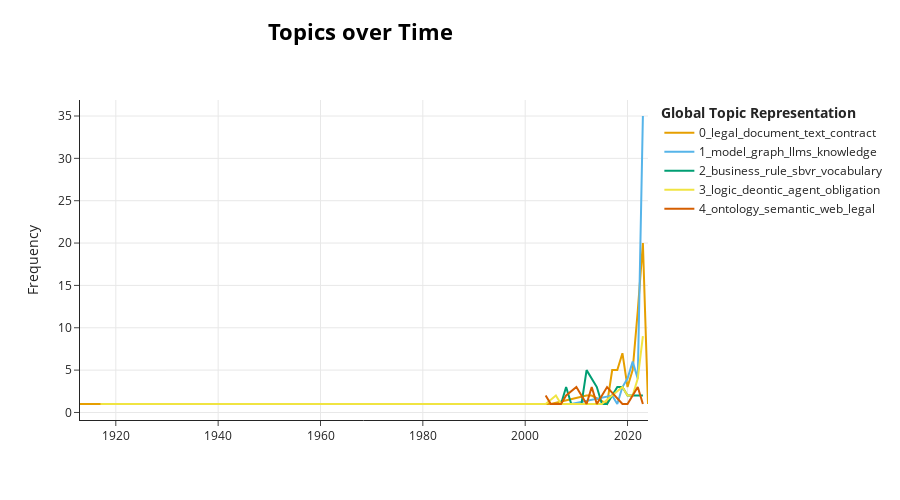

The code cell stored with this chart in its notebook:
### Code cell
topic_model.visualize_topics_over_time(topics_over_time, top_n_topics=20, width=900, height=500)

### Figure 1 — Plotly figure (JSON) as saved in the notebook; plotly's stock layout.template omitted (floating-point values rounded to 4 significant figures)
{"data": [{"hoverinfo": "text", "hovertext": ["<b>Topic 0</b><br>Words: printed, legal, document, text, contract", "<b>Topic 0</b><br>Words: source, parser, format, legal, network", "<b>Topic 0</b><br>Words: service, contract, text, definition, legal", "<b>Topic 0</b><br>Words: argument, ar, legal, information, 2013", "<b>Topic 0</b><br>Words: extraction, legal, text, approach, natural", "<b>Topic 0</b><br>Words: legal, document, license, text, cross", "<b>Topic 0</b><br>Words: legal, metadata, court, the, document", "<b>Topic 0</b><br>Words: legal, text, learning, document, deep", "<b>Topic 0</b><br>Words: legal, dl, ai, in, year", "<b>Topic 0</b><br>Words: legal, requirement, metadata, temporal, text", "<b>Topic 0</b><br>Words: legal, document, contract, extraction, method", "<b>Topic 0</b><br>Words: legal, contract, document, language, law", "<b>Topic 0</b><br>Words: machine, under, learning, utilization, growing"], "marker": {"color": "#E69F00"}, "mode": "lines", "name": "0_legal_document_text_contract", "type": "scatter", "x": ["1913-01-01T00:00:00", "2005-01-01T00:00:00", "2012-01-01T00:00:00", "2013-01-01T00:00:00", "2016-01-01T00:00:00", "2017-01-01T00:00:00", "2018-01-01T00:00:00", "2019-01-01T00:00:00", "2020-01-01T00:00:00", "2021-01-01T00:00:00", "2022-01-01T00:00:00", "2023-01-01T00:00:00", "2024-01-01T00:00:00"], "y": [1, 1, 2, 2, 1, 5, 5, 7, 3, 5, 12, 20, 1]}, {"hoverinfo": "text", "hovertext": ["<b>Topic 1</b><br>Words: question, regulation, article, retrieval, graph", "<b>Topic 1</b><br>Words: knowledge, hierarchy, network, graph, visualization", "<b>Topic 1</b><br>Words: constraint, embedding, triple, space, representation", "<b>Topic 1</b><br>Words: model, graph, task, triple, bert", "<b>Topic 1</b><br>Words: task, model, knowledge, longformer, pre", "<b>Topic 1</b><br>Words: model, domain, bert, task, knowledge", "<b>Topic 1</b><br>Words: generalisation, instructor, model, graph, instruction", "<b>Topic 1</b><br>Words: graph, llms, model, knowledge, task"], "marker": {"color": "#56B4E9"}, "mode": "lines", "name": "1_model_graph_llms_knowledge", "type": "scatter", "x": ["2009-01-01T00:00:00", "2017-01-01T00:00:00", "2018-01-01T00:00:00", "2019-01-01T00:00:00", "2020-01-01T00:00:00", "2021-01-01T00:00:00", "2022-01-01T00:00:00", "2023-01-01T00:00:00"], "y": [1, 2, 1, 3, 4, 6, 4, 35]}, {"hoverinfo": "text", "hovertext": ["<b>Topic 2</b><br>Words: transformation, library, even, simple, support", "<b>Topic 2</b><br>Words: business, rule, vocabulary, sbvr, omg", "<b>Topic 2</b><br>Words: sbvr, rule, business, standard, this", "<b>Topic 2</b><br>Words: law, goal, strategic, business, requirement", "<b>Topic 2</b><br>Words: rule, sbvr, legislator, formulation, the", "<b>Topic 2</b><br>Words: delivering, assessment, technical, modeling, rule", "<b>Topic 2</b><br>Words: business, sbvr, rule, model, usage", "<b>Topic 2</b><br>Words: business, sbvr, rule, vocabulary, technical", "<b>Topic 2</b><br>Words: business, rule, vocabulary, sbvr, domain", "<b>Topic 2</b><br>Words: tool, gaiust, requirement, law, business", "<b>Topic 2</b><br>Words: sbvr, mapping, business, owl, provide", "<b>Topic 2</b><br>Words: business, rule, sbvr, model, set", "<b>Topic 2</b><br>Words: business, sbvr, rule, development, model", "<b>Topic 2</b><br>Words: business, sbvr, rule, br, rules", "<b>Topic 2</b><br>Words: business, sbvr, process, rule, model", "<b>Topic 2</b><br>Words: policy, uc, instantiation, gucon, usage"], "marker": {"color": "#009E73"}, "mode": "lines", "name": "2_business_rule_sbvr_vocabulary", "type": "scatter", "x": ["2006-01-01T00:00:00", "2007-01-01T00:00:00", "2008-01-01T00:00:00", "2009-01-01T00:00:00", "2010-01-01T00:00:00", "2011-01-01T00:00:00", "2012-01-01T00:00:00", "2013-01-01T00:00:00", "2014-01-01T00:00:00", "2015-01-01T00:00:00", "2016-01-01T00:00:00", "2018-01-01T00:00:00", "2019-01-01T00:00:00", "2020-01-01T00:00:00", "2022-01-01T00:00:00", "2023-01-01T00:00:00"], "y": [1, 1, 3, 1, 1, 1, 5, 4, 3, 1, 1, 3, 3, 2, 2, 2]}, {"hoverinfo": "text", "hovertext": ["<b>Topic 3</b><br>Words: contrasted, conceptions, jural, facts, convenient", "<b>Topic 3</b><br>Words: ordering, code, partial, derivative, imperfection", "<b>Topic 3</b><br>Words: logic, action, reduction, assertion, deontic", "<b>Topic 3</b><br>Words: logic, norm, classical, fundamental, law", "<b>Topic 3</b><br>Words: logic, fault, tolerant, completeness, several", "<b>Topic 3</b><br>Words: deontic, reasoning, obligatory, experiment, conditional", "<b>Topic 3</b><br>Words: temporal, logic, deontic, obligation, directed", "<b>Topic 3</b><br>Words: temporal, dimension, reasoning, defeasible, legal", "<b>Topic 3</b><br>Words: argument, may, reasoning, canon, attacked", "<b>Topic 3</b><br>Words: system, logic, logical, normative, stance", "<b>Topic 3</b><br>Words: obligation, logic, dau, autonomous, law", "<b>Topic 3</b><br>Words: logic, action, document, agent, pdl", "<b>Topic 3</b><br>Words: logic, obligation, agent, lattice, modal", "<b>Topic 3</b><br>Words: logic, ambiguity, agent, deontic, duty"], "marker": {"color": "#F0E442"}, "mode": "lines", "name": "3_logic_deontic_agent_obligation", "type": "scatter", "x": ["1917-01-01T00:00:00", "1981-01-01T00:00:00", "2004-01-01T00:00:00", "2006-01-01T00:00:00", "2007-01-01T00:00:00", "2008-01-01T00:00:00", "2009-01-01T00:00:00", "2011-01-01T00:00:00", "2015-01-01T00:00:00", "2019-01-01T00:00:00", "2020-01-01T00:00:00", "2021-01-01T00:00:00", "2022-01-01T00:00:00", "2023-01-01T00:00:00"], "y": [1, 1, 1, 2, 1, 1, 1, 1, 1, 3, 2, 2, 4, 9]}, {"hoverinfo": "text", "hovertext": ["<b>Topic 4</b><br>Words: ontology, core, lri, legal, concept", "<b>Topic 4</b><br>Words: ontology, legal, dolce, semantic, component", "<b>Topic 4</b><br>Words: preference, user, retrieval, context, ontology", "<b>Topic 4</b><br>Words: ontology, similarity, system, used, domain", "<b>Topic 4</b><br>Words: ontology, theory, query, named, word", "<b>Topic 4</b><br>Words: semantic, web, ir, ontology, search", "<b>Topic 4</b><br>Words: annotation, annotated, fuzzy, rdf, sparql", "<b>Topic 4</b><br>Words: ontology, fibo, semantic, data, legal", "<b>Topic 4</b><br>Words: text, represented, designed, search, data", "<b>Topic 4</b><br>Words: ontology, semantic, legal, document, web", "<b>Topic 4</b><br>Words: offense, vehicle, mvd, motor, srl", "<b>Topic 4</b><br>Words: ontology, side, usage, providing, standard", "<b>Topic 4</b><br>Words: ontology, concept, financial, semantic, relevant", "<b>Topic 4</b><br>Words: ontology, semantic, economics, finance, standard", "<b>Topic 4</b><br>Words: challenge, ontology, solution, work, adjacent"], "marker": {"color": "#D55E00"}, "mode": "lines", "name": "4_ontology_semantic_web_legal", "type": "scatter", "x": ["2004-01-01T00:00:00", "2005-01-01T00:00:00", "2007-01-01T00:00:00", "2008-01-01T00:00:00", "2010-01-01T00:00:00", "2011-01-01T00:00:00", "2012-01-01T00:00:00", "2013-01-01T00:00:00", "2014-01-01T00:00:00", "2016-01-01T00:00:00", "2019-01-01T00:00:00", "2020-01-01T00:00:00", "2021-01-01T00:00:00", "2022-01-01T00:00:00", "2023-01-01T00:00:00"], "y": [2, 1, 1, 2, 3, 2, 1, 3, 1, 3, 1, 1, 2, 3, 1]}], "layout": {"height": 500, "hoverlabel": {"bgcolor": "white", "font": {"family": "Rockwell", "size": 16}}, "legend": {"title": {"text": "<b>Global Topic Representation"}}, "title": {"font": {"color": "Black", "size": 22}, "text": "<b>Topics over Time</b>", "x": 0.4, "xanchor": "center", "y": 0.95, "yanchor": "top"}, "width": 900, "xaxis": {"showgrid": true}, "yaxis": {"showgrid": true, "title": {"text": "Frequency"}}}}
